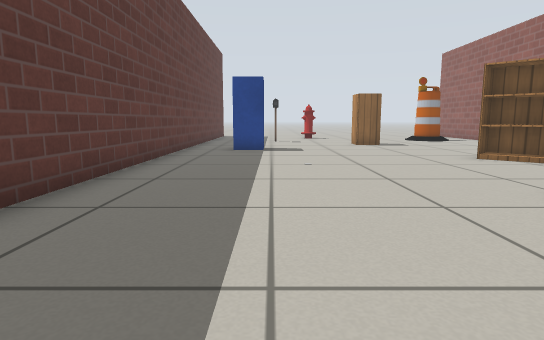
View 1 (above)

14 first-person views from a walk through a robot-simulator world made for Gazebo. The camera is 0.5 m above the floor, tilts 8° down and sees 75° across. The lines on the ground mark 1 m squares. The floor is counted in squares, 0.5 m on a side. Each view is taken from the middle of a square. On the plan, view 1 faces up. The plan holds only what a view shows up to about 13 squares ahead; the rest is blank. Simple patterns stand in for the simulator's built-in surfaces. Simple shapes stand in for some stock models.

View 2
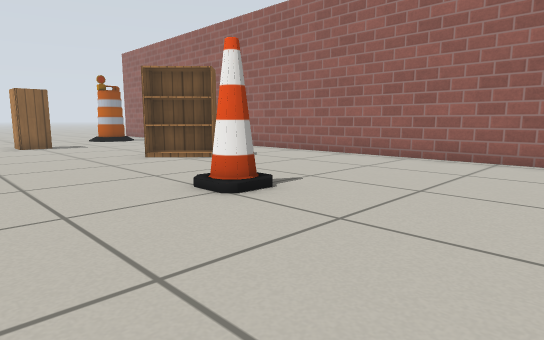

View 3
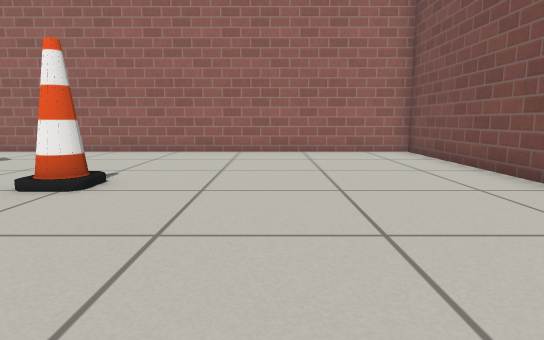

View 4
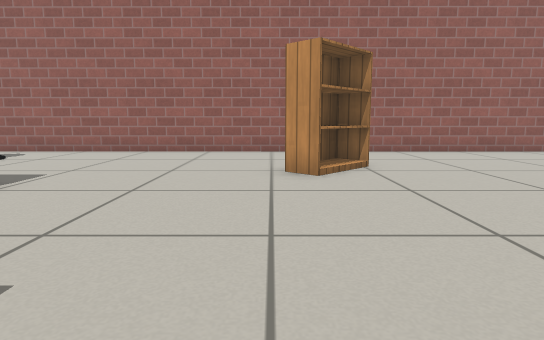

View 5
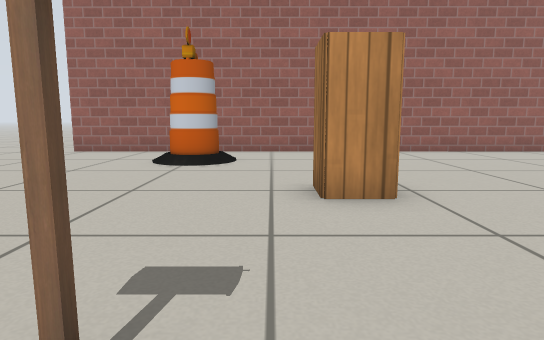

View 6
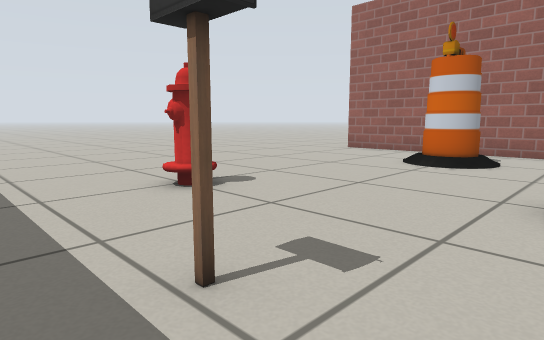

View 7
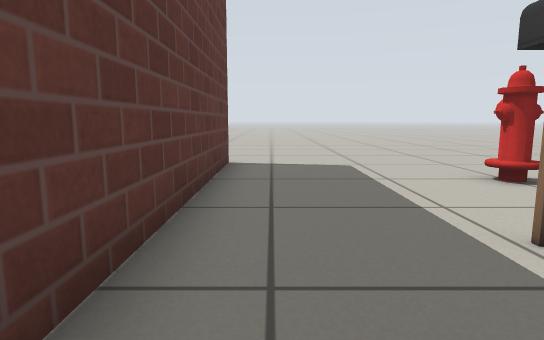

View 8
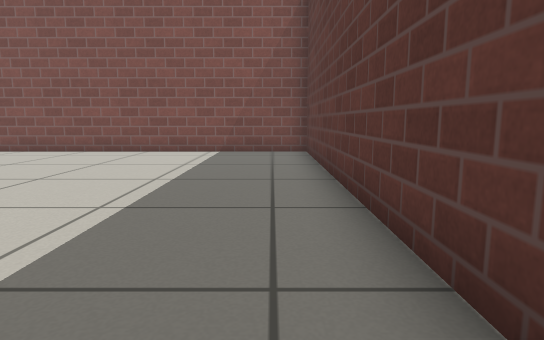

View 9
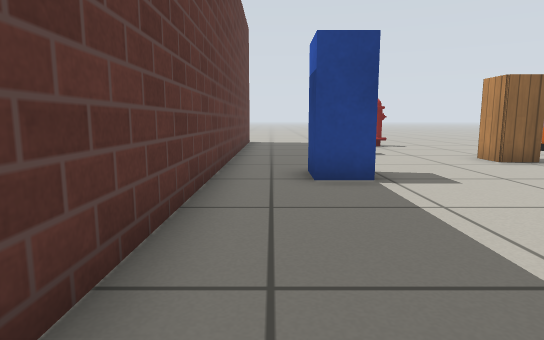

View 10
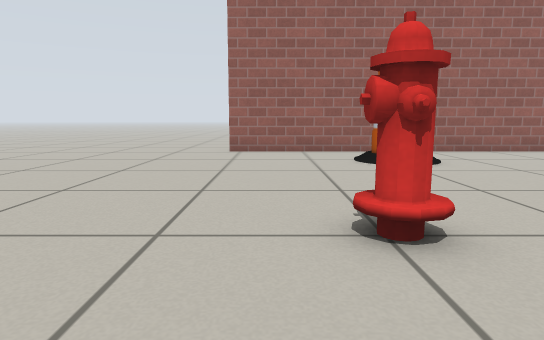

View 11
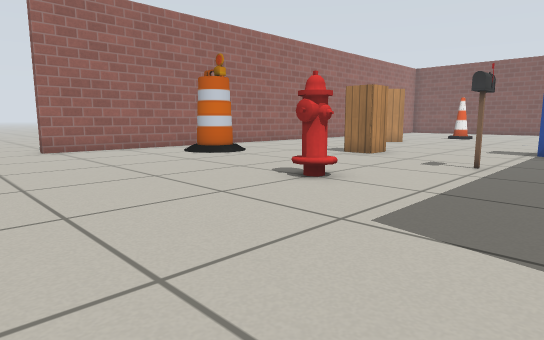

View 12
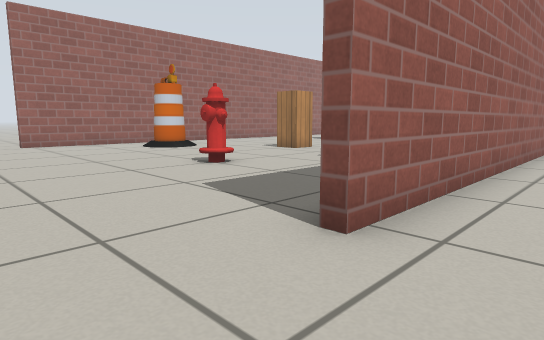

View 13
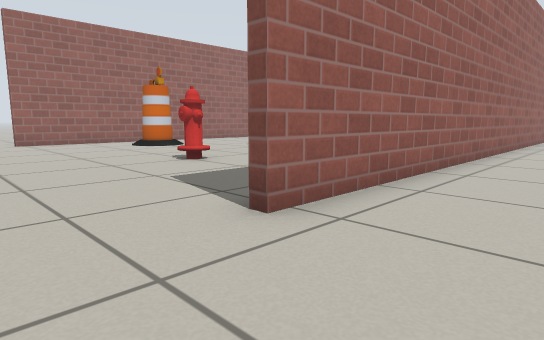

View 14
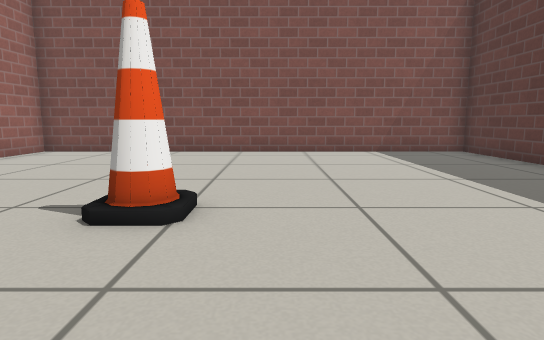

### Floor plan
Points are (right, up) in squares from view 1. A wall is a line through its corners. A room is listed if a view was taken in it or the views show most of it. See-through windows are left out.
Room 1 (views 1, 2, 3, 4, 5, 6, 7, 8, 9, 10, 11, 14)
walls: (-3, 22.4) (-3.1, -3.3) (10.3, -3.3) (10.4, 22.4)
ways out: opening at (-3, 24) to room 2; opening at (10.5, 24) to room 2
objects: postbox (-1, 12) to (0, 13); postbox (0, 16) to (0, 17); fire hydrant (2, 20); cabinet (3, 14) to (4, 15); cone (4, 4) to (5, 4); bookshelf (5, 8) to (7, 10); barrel (7, 17) to (8, 18)
Room 2 (views 12, 13)
walls: (-3.4, 8.6) (-3.3, 22.4) (-3, 22.4)
ways out: opening at (-3, 24) to room 1; opening at (10.5, 24) to room 1

Positions as (right, up) in squares from view 1, and headings:
1: (0, 0), facing up
2: (1, 0), facing up-right
3: (-1, 1), facing right
4: (-1, 10), facing right
5: (-1, 16), facing right
6: (-1, 15), facing up-right
7: (-2, 14), facing up
8: (-2, 8), facing down
9: (-2, 6), facing up
10: (-1, 21), facing right
11: (-2, 25), facing down-right
12: (-5, 25), facing down-right
13: (-6, 25), facing down-right
14: (3, 8), facing down
